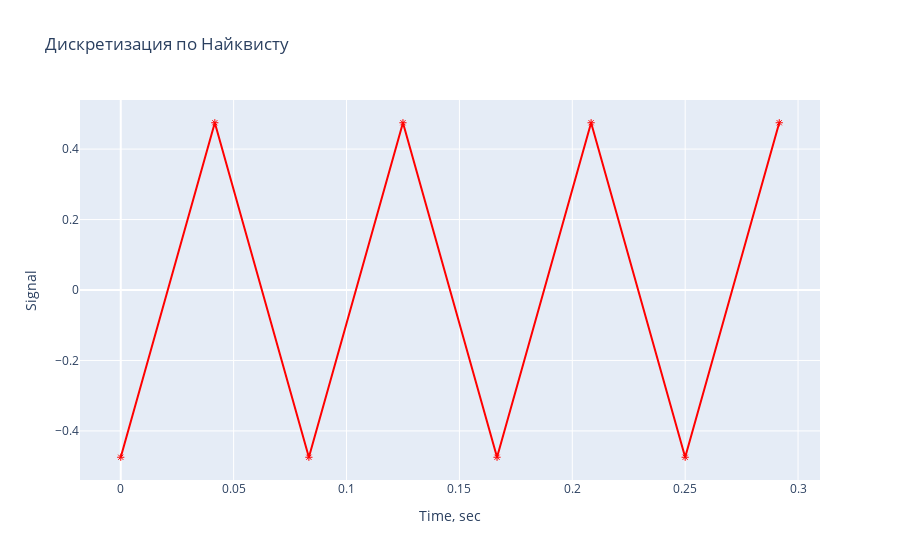

Here is the notebook cell this chart was saved with:
### Code cell
data = [
    go.Scatter(
        x = tn,
        y = y1n,
        mode = 'markers+lines',
        marker = dict(color='red', symbol=135),
        name = 'Дискретизация по Найквисту'
    )
]
layout = go.Layout(
    title='Дискретизация по Найквисту',
    xaxis=dict(title='Time, sec'),
    yaxis=dict(title='Signal')
    )
fig = go.Figure(data=data, layout=layout)
iplot(fig)

### Figure 1 — Plotly figure (JSON) as saved in the notebook; plotly's stock layout.template omitted (floating-point values rounded to 4 significant figures)
{"data": [{"name": "Дискретизация по Найквисту", "y": [-0.4747, 0.4747, -0.4747, 0.4747, -0.4747, 0.4747, -0.4747, 0.4747], "mode": "markers+lines", "marker": {"color": "red", "symbol": 135}, "x": [0, 0.04167, 0.08333, 0.125, 0.1667, 0.2083, 0.25, 0.2917], "type": "scatter"}], "layout": {"yaxis": {"title": {"text": "Signal"}}, "xaxis": {"title": {"text": "Time, sec"}}, "title": {"text": "Дискретизация по Найквисту"}}}
